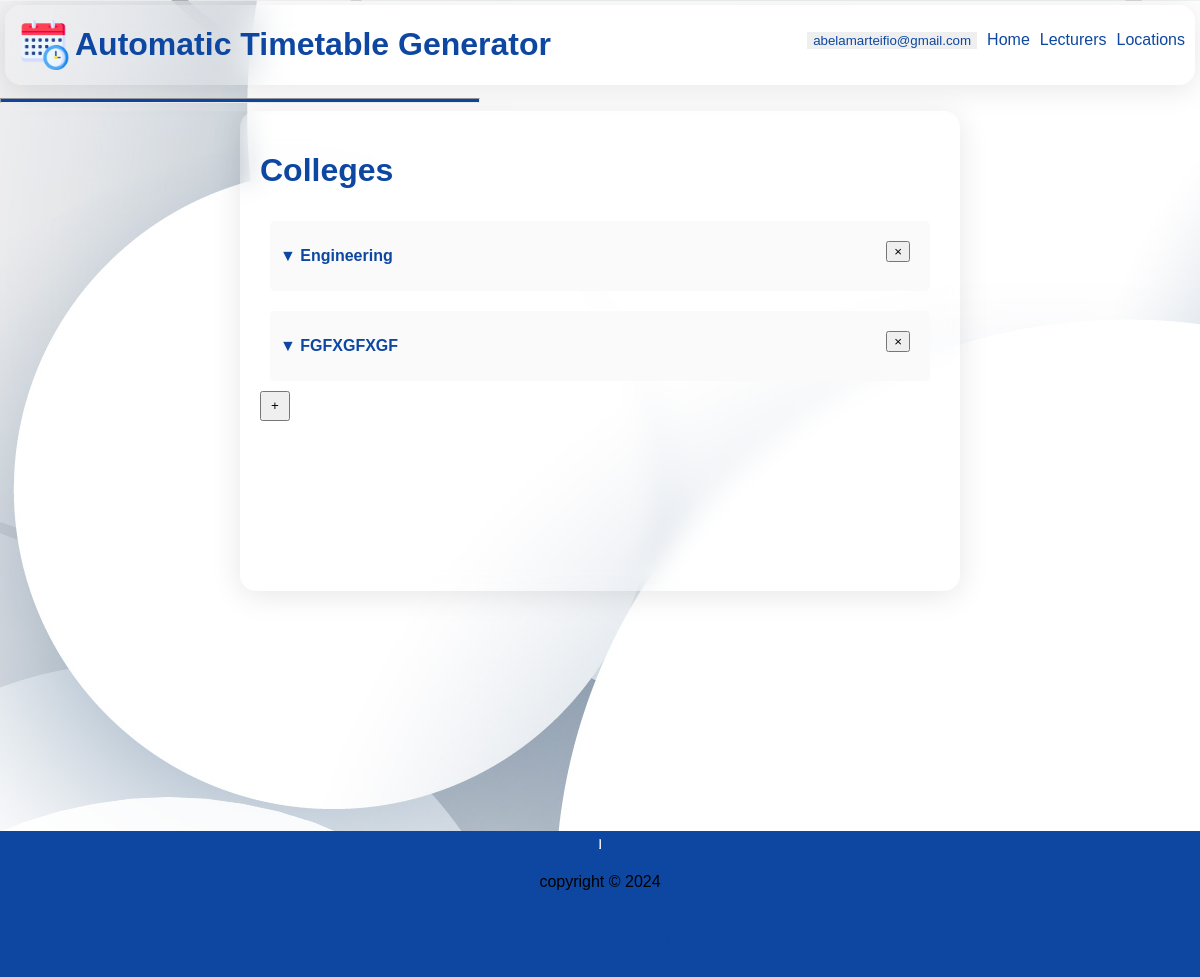
The app's page /abelamarteifio@gmail.com/colleges, older data.
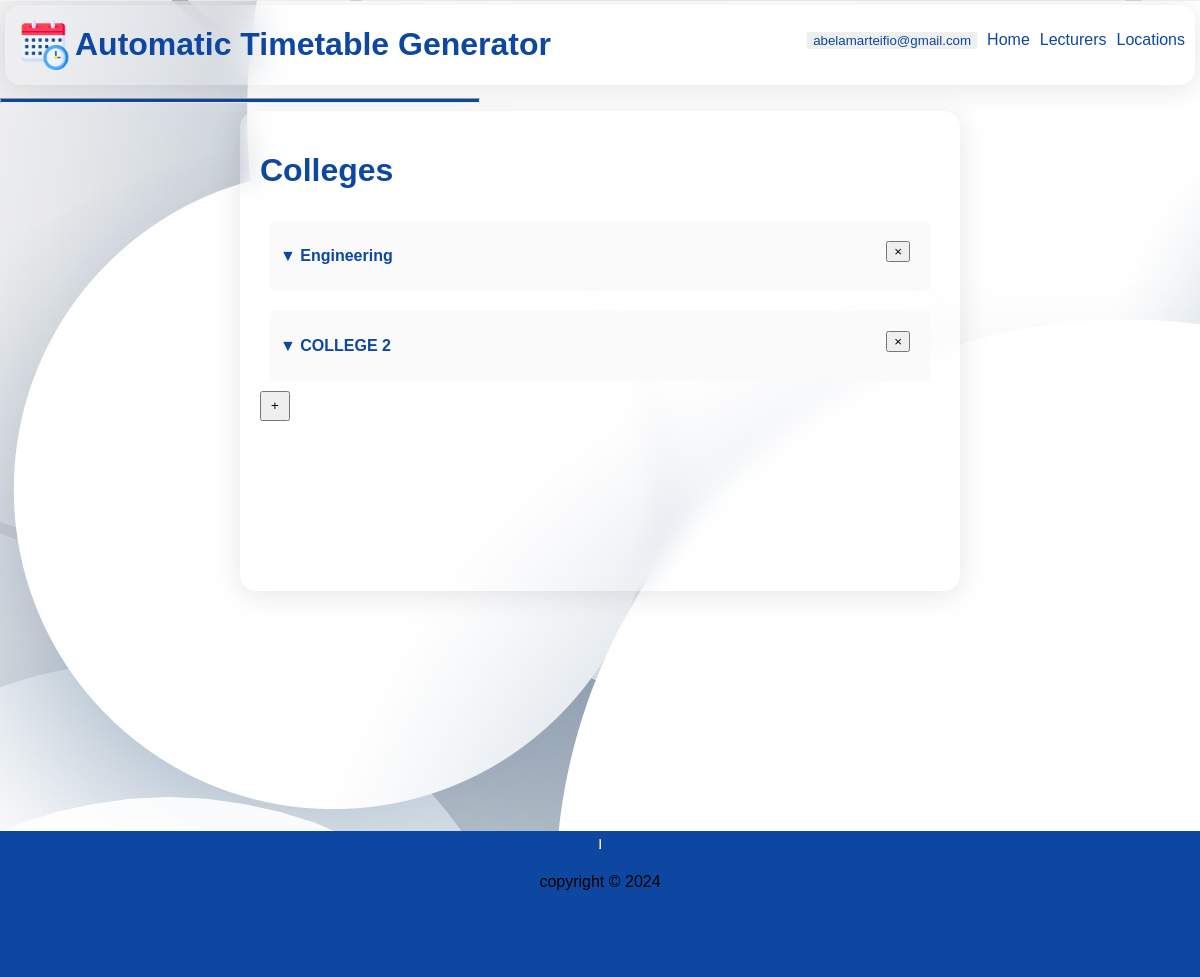
The same page, newer data.
### webversion/models.py (models this page shows, shortened)
class College(models.Model):
    name = models.CharField(null=True,max_length=255)
    creater = models.ForeignKey("UserAccount", on_delete=models.CASCADE, related_name="college_user")
    rows_per_day = models.PositiveSmallIntegerField(null=True)
    days_per_week = models.PositiveSmallIntegerField(null=True)

### webversion/views.py (the view)
# urls.py: path("<str:email>/colleges", views.collegePage, name="colleges"),
def collegePage(request, email):
    user_id = UserAccount.objects.get(email=email).id
    departments = Department.objects.filter(creator_id=user_id,  )
    template = loader.get_template("colleges.html")
    user = UserAccount.objects.get(email=email)
    colleges = College.objects.filter(creater_id = user.id)
    context = {
        "colleges": colleges, "email": email,
    }
    return HttpResponse(template.render(context, request))

### webversion/Templates/colleges.html (shortened to what this page needs)
{% extends 'main.html' %}
{% load static %}
{% block content %}
<div class="colleges">
    <h1>colleges</h1>
    {% for college in colleges %}
    <div class="collegeItem">
        <div class="drop_parent">
            <p class="dropdownbtn" onclick="dropDown()">
                <span class="drpsymbol">
                    &#x25bc;
                </span>
                  <strong>{{college.name}}</strong>
            </p>
        </div>
        <div class="btns">
            <form method="post" action="{% url 'deletecollege' email college.id %}">
                <button type="submit" name="delete-college" id="delete-college">
                    &times;
                </button>
            </form>
        </div>
    </div>
    {% empty %}
    <p>Please click on the <strong>&plus;</strong> button to add a college</p>
    {% endfor %}
    <button type="button" name="new-college" onclick="allo()" id="new-collegebtn">
        &plus;
    </button>
</div>
{% endblock %}

Row changes from the older to the newer data that the page shows:
removed College: name "FGFXGFXGF"
added College: name "COLLEGE 2"
